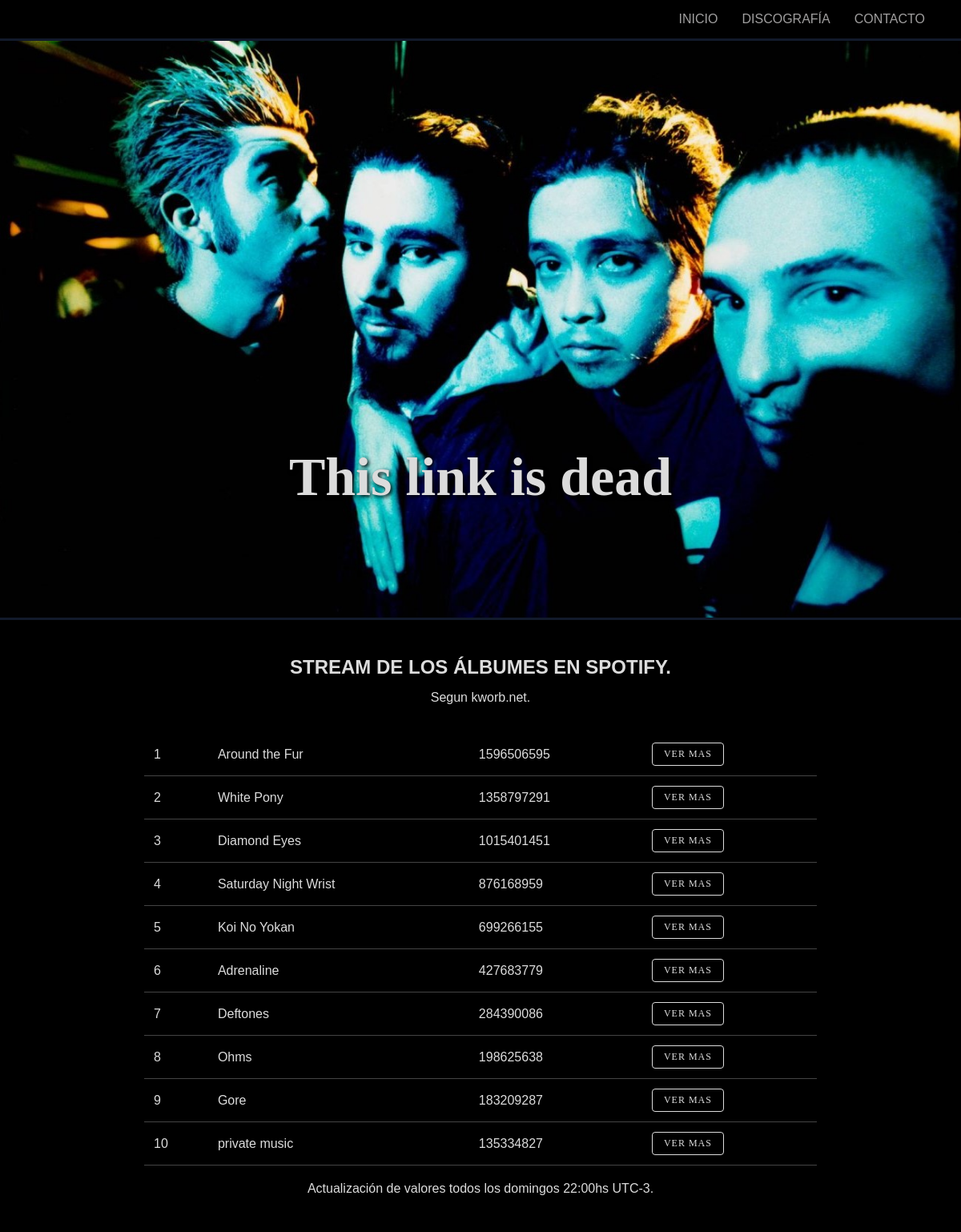
The page / on the database its author committed.
### tables this page shows
CREATE TABLE album (
    idAlbum INT(11) NOT NULL AUTO_INCREMENT PRIMARY KEY,
    tituloAlbum VARCHAR(64),
    fecha DATE,
    portada VARCHAR(255),
    stream BIGINT
);

### index.php (the view, shortened to what this page needs)
<?php
include('./includes/conexion.php');
?>
<!DOCTYPE html>
<html lang="es">
<head>
    <link rel="stylesheet" href="css/style.css">
</head>
<body>
    <header>
        <nav class="nav-bar">
            <ul>
                <li><a href="index.php">Inicio</a></li>
                <li><a href="pages/discografia.php">Discografía</a></li>
                <li><a href="pages/contacto.php">Contacto</a></li>
            </ul>
        </nav>
    </header>
    <div class="front-page-container">
        <img src="/this-link-is-dead/images/portada.jpg" class="front-page">
        <h1>This link is dead</h1>
    </div>
    <div class="table-list-container">
        <h2>Stream de los álbumes en Spotify.</h2>
        <p>Segun kworb.net.</p>
        <table class ="table-list">
            <?php
            $albumes = mysqli_query($con, "SELECT idAlbum, tituloAlbum, stream FROM album ORDER BY stream DESC");
            $contador = 1;
            while($album = mysqli_fetch_assoc($albumes)){
                echo "<tr>";
                echo "<td>" . $contador . "</td>";
                echo "<td>" . $album['tituloAlbum'] . "</td>";
                echo "<td>" . $album['stream'] . "</td>";
                echo "<td><a href='pages/album.php?idx=" . $album['idAlbum'] . "' class='table-button'>ver mas</a></td>";
                echo "</tr>";
                $contador++;
            }
            ?>
        </table>
        <p>Actualización de valores todos los domingos 22:00hs UTC-3.</p>
    </div>
</body>
</html>

### css/style.css (style rules this page uses)
* { margin: 0; padding: 0; }
body { font-family: Geneva, Verdana, sans-serif; font-size: 16px; color: gainsboro; background-color: black; }
h1 { font-family: Ribbon_131_Bold; padding:15px 0; font-size: 68px; text-align: center; position: absolute; top: 68%; text-shadow: 2px 2px 5px #000000; width: 100%; }
h2 { padding:15px 0; text-align: center; text-transform: uppercase; }
p { text-align: center; padding-bottom: 15px; }
.front-page { width: 100%; height: 720px; object-fit: cover; display: block; }
.front-page-container { position: relative; height: 720px; overflow: hidden; }
.nav-bar { border-bottom: solid 3px rgb(18, 26, 43); padding: 0 30px; }
.nav-bar ul { display: flex; justify-content: right; list-style: none; }
.nav-bar a { color: rgb(160, 159, 159); text-decoration: none; text-transform: uppercase; display: inline-block; padding: 10px; margin: 5px; transition: color 0.3s; }
.table-list-container { height: auto; background-color: black; border-top: solid 3px rgb(18, 26, 43); padding: 30px 0; }
.table-list { width: 70%; margin: 20px auto; border-collapse: collapse; }
.table-list tr { border-bottom: 1px solid #444; }
.table-list td { padding: 12px; }
.table-button { background-color: transparent; border: none; padding: 6px 14px; font-family: Trebuchet MS, serif; font-size: 20px; color: gainsboro; text-decoration: none; text-align: center; }
.table-button { display: inline-block; padding: 6px 14px; font-size: 12px; text-transform: uppercase; letter-spacing: 1px; color: gainsboro; border: 1px solid gainsboro; border-radius: 4px; text-decoration: none; transition: all 0.2s ease-in-out; background: transparent; }

### rows shown on the page
album: tituloAlbum "Around the Fur", stream "1596506595"
album: tituloAlbum "White Pony", stream "1358797291"
album: tituloAlbum "Diamond Eyes", stream "1015401451"
album: tituloAlbum "Saturday Night Wrist", stream "876168959"
album: tituloAlbum "Koi No Yokan", stream "699266155"
album: tituloAlbum "Adrenaline", stream "427683779"
album: tituloAlbum "Deftones", stream "284390086"
album: tituloAlbum "Ohms", stream "198625638"
album: tituloAlbum "Gore", stream "183209287"
album: tituloAlbum "private music", stream "135334827"
